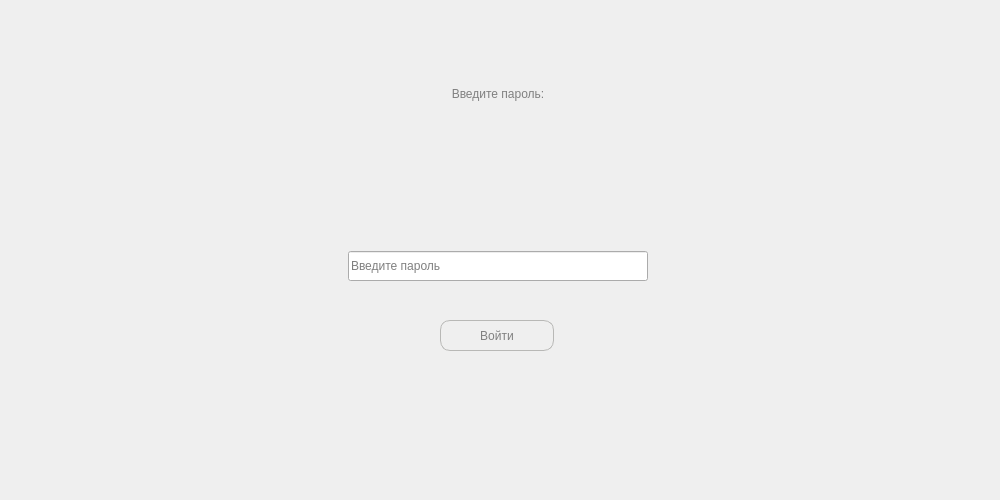
<?xml version="1.0" encoding="UTF-8"?>
<ui version="4.0">
 <class>MainWindow</class>
 <widget class="QMainWindow" name="MainWindow">
  <property name="geometry">
   <rect>
    <x>0</x>
    <y>0</y>
    <width>1000</width>
    <height>500</height>
   </rect>
  </property>
  <property name="minimumSize">
   <size>
    <width>1000</width>
    <height>500</height>
   </size>
  </property>
  <property name="baseSize">
   <size>
    <width>1000</width>
    <height>500</height>
   </size>
  </property>
  <property name="windowTitle">
   <string>MainWindow</string>
  </property>
  <widget class="QWidget" name="centralwidget">
   <widget class="QWidget" name="formLayoutWidget">
    <property name="geometry">
     <rect>
      <x>10</x>
      <y>160</y>
      <width>976</width>
      <height>121</height>
     </rect>
    </property>
    <layout class="QFormLayout" name="formLayout">
     <property name="labelAlignment">
      <set>Qt::AlignCenter</set>
     </property>
     <property name="formAlignment">
      <set>Qt::AlignHCenter|Qt::AlignTop</set>
     </property>
     <item row="0" column="0">
      <spacer name="verticalSpacer_2">
       <property name="orientation">
        <enum>Qt::Vertical</enum>
       </property>
       <property name="sizeHint" stdset="0">
        <size>
         <width>20</width>
         <height>40</height>
        </size>
       </property>
      </spacer>
     </item>
     <item row="1" column="0">
      <widget class="QLineEdit" name="lineEdit">
       <property name="minimumSize">
        <size>
         <width>300</width>
         <height>30</height>
        </size>
       </property>
       <property name="inputMethodHints">
        <set>Qt::ImhNone</set>
       </property>
       <property name="inputMask">
        <string notr="true"/>
       </property>
       <property name="text">
        <string/>
       </property>
       <property name="placeholderText">
        <string>Введите пароль</string>
       </property>
      </widget>
     </item>
    </layout>
   </widget>
   <widget class="QLabel" name="label">
    <property name="geometry">
     <rect>
      <x>10</x>
      <y>81</y>
      <width>976</width>
      <height>25</height>
     </rect>
    </property>
    <property name="styleSheet">
     <string notr="true">font: 20pt &quot;Verdana&quot;;
color: grey;</string>
    </property>
    <property name="text">
     <string>Введите пароль:</string>
    </property>
    <property name="alignment">
     <set>Qt::AlignCenter</set>
    </property>
   </widget>
   <widget class="QPushButton" name="pushButton">
    <property name="enabled">
     <bool>true</bool>
    </property>
    <property name="geometry">
     <rect>
      <x>440</x>
      <y>320</y>
      <width>114</width>
      <height>31</height>
     </rect>
    </property>
    <property name="cursor">
     <cursorShape>PointingHandCursor</cursorShape>
    </property>
    <property name="mouseTracking">
     <bool>false</bool>
    </property>
    <property name="styleSheet">
     <string notr="true">font: 14pt &quot;Verdana&quot;;
border-radius: 10px;
border: 1px solid rgb(184, 184, 182);
color: grey;
width: 100px;
padding: 6px;
cursor: pointer;</string>
    </property>
    <property name="text">
     <string>Войти</string>
    </property>
    <property name="default">
     <bool>false</bool>
    </property>
    <property name="flat">
     <bool>false</bool>
    </property>
   </widget>
  </widget>
 </widget>
 <resources/>
 <connections/>
</ui>
